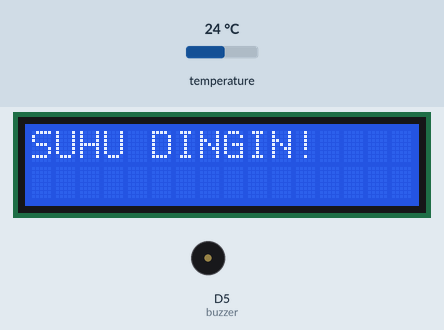
Recording of a sketch running on a simulated ESP8266 (NodeMCU). Shown: 16×2 character LCD, buzzer (waves = sounding, pin HIGH). Inputs (shaded band) come from the test bench; at power-on: temperature 24 °C. What the sketch prints to the serial monitor is not drawn.

Above: at 3.9 s.
4.0 s: temperature set to 25.5 °C
At 6.5 s:
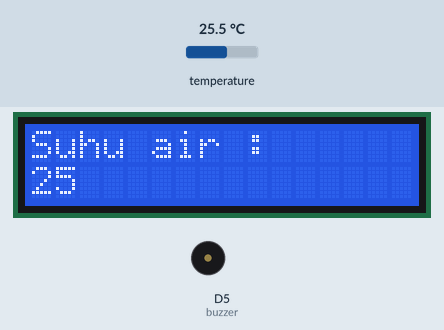
13.2 s: temperature set to 30.2 °C
At 15.5 s:
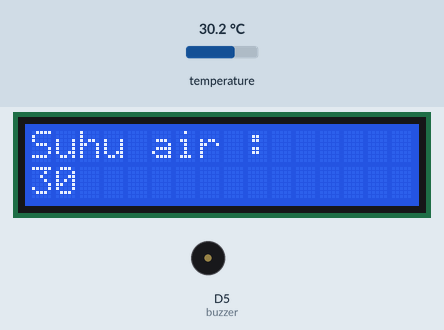
18.1 s: temperature set to 31.6 °C
At 21.5 s:
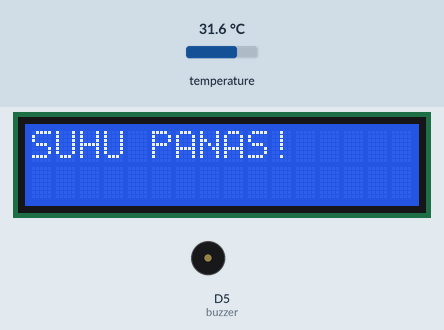
26.3 s: temperature set to 12 °C
At 29.3 s:
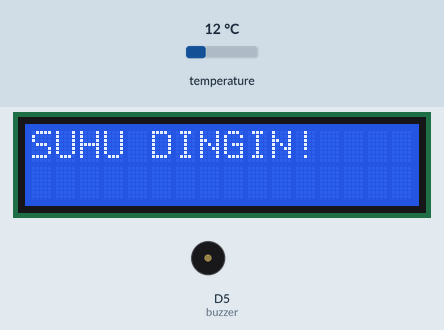
31.2 s: temperature set to 33 °C
At 33.7 s:
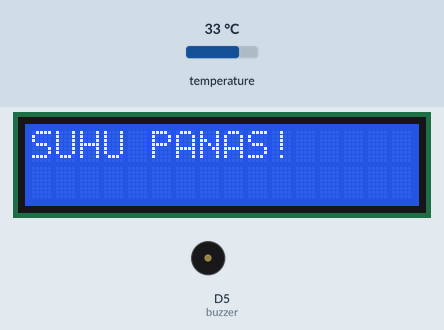
Timing chart, 0 to 37.1 s (numbered marks = the images above; inputs shaded):
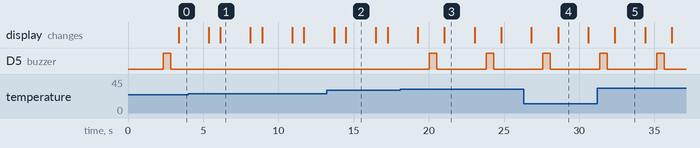

The sketch:

mikro.ino
```cpp
#include <OneWire.h> //Library OneWire
#include <DallasTemperature.h> // Library untuk Dallas temperature
#include <LiquidCrystal_I2C.h> //Library I2C LCD
#include "CTBot.h" //Library CTBot untuk Telegram

LiquidCrystal_I2C lcd(0x27,16,2); //alamat I2C

#define buzzer D5 //pin D3 untuk buzzer
#define ONE_WIRE_BUS D6 // pin D4 digunakan untuk data hasil baca sensor

OneWire oneWire(ONE_WIRE_BUS);
DallasTemperature sensors(&oneWire);
CTBot myBot;

String ssid = "PRC36";    //nama ssid wifi kalian
String pass = "bayardongbos";  //password wifi kalian
String token = "5067578285:AAGASe3VGuuArb-Rv0a_u-a2QzWHYCUoVoI";    //token bot baru kalian
const int id = 1343961954;      //id telegram kalian

void setup(void)
{
  Serial.begin(115200);
  sensors.begin(); //memulai baca sensor
  lcd.begin(); //memulai LCD
  lcd.backlight(); //menyalakan Lampu latar belakang LCD
  pinMode(buzzer, OUTPUT); //inisialisasi buzzer sebagai output
  myBot.wifiConnect(ssid, pass); //koneksi dengan hotspot
  myBot.setTelegramToken(token); //memastikan token

  //tes koneksi dengan hotspot
  if (myBot.testConnection()) {
    Serial.println("Koneksi Bagus");
  } else {
    Serial.println("Koneksi Jelek");
  }
}

void loop(void)
{
  sensors.requestTemperatures(); //baca sensor
  int suhu = sensors.getTempCByIndex(0);
  //Penulisan suhu pada LCD dan serial monitor
  Serial.println(suhu);


  //Jika suhu lebih dari 30
  if (suhu > 30) {
    myBot.sendMessage(id, "Suhu Akuarium Terlalu Panas!"); //mengirimkan pesan ke telegram
    buzzerNyala(); //menyalakan buzzer
    lcd.setCursor(0,0);
    lcd.print("SUHU PANAS!"); //menampilkan SUHU PANAS di LCD
    delay(1000);
    }

  else if (suhu < 25) {
    myBot.sendMessage(id, "Suhu Akuarium Terlalu Dingin!"); //mengirimkan pesan ke telegram
    buzzerNyala(); //menyalakan buzzer
    lcd.setCursor(0,0);
    lcd.print("SUHU DINGIN!"); //menampilkan SUHU DINGIN di LCD
    delay(1000);
  }
  else {
    digitalWrite(buzzer, LOW);
    lcd.setCursor(0,0);
    lcd.print("Suhu air : ");
    lcd.setCursor(0,1);
    lcd.print(suhu);
    delay(1000);
  }
  delay(1000);
  lcd.clear();
}


void buzzerNyala(){ //Function untuk menyalakan buzzer
  digitalWrite(buzzer, HIGH);
  delay (500);
  digitalWrite(buzzer, LOW);
  delay (500);

}
```

Measured:
- the behaviour switches between 24.9 and 25 °C on temperature (found by bisection; images 0 and 1)
- the behaviour switches between 30.9 and 31 °C on temperature (found by bisection; images 2 and 3)
- after the input at 4.0 s, D5 (buzzer): stops changing and stays LOW; the display: first differs from a run without the input after 2.1 s (image 1)
- after the input at 13.2 s, the display: first differs from a run without the input after 1.3 s (image 2)
- after the input at 18.1 s, D5 (buzzer): alternates HIGH for 0.50 s and LOW for 3.3 s, starting after 1.9 s
- after the input at 26.3 s, the display: first differs from a run without the input after 2.3 s (image 4)
- after the input at 31.2 s, the display: changes after 1.2 s (image 5)
